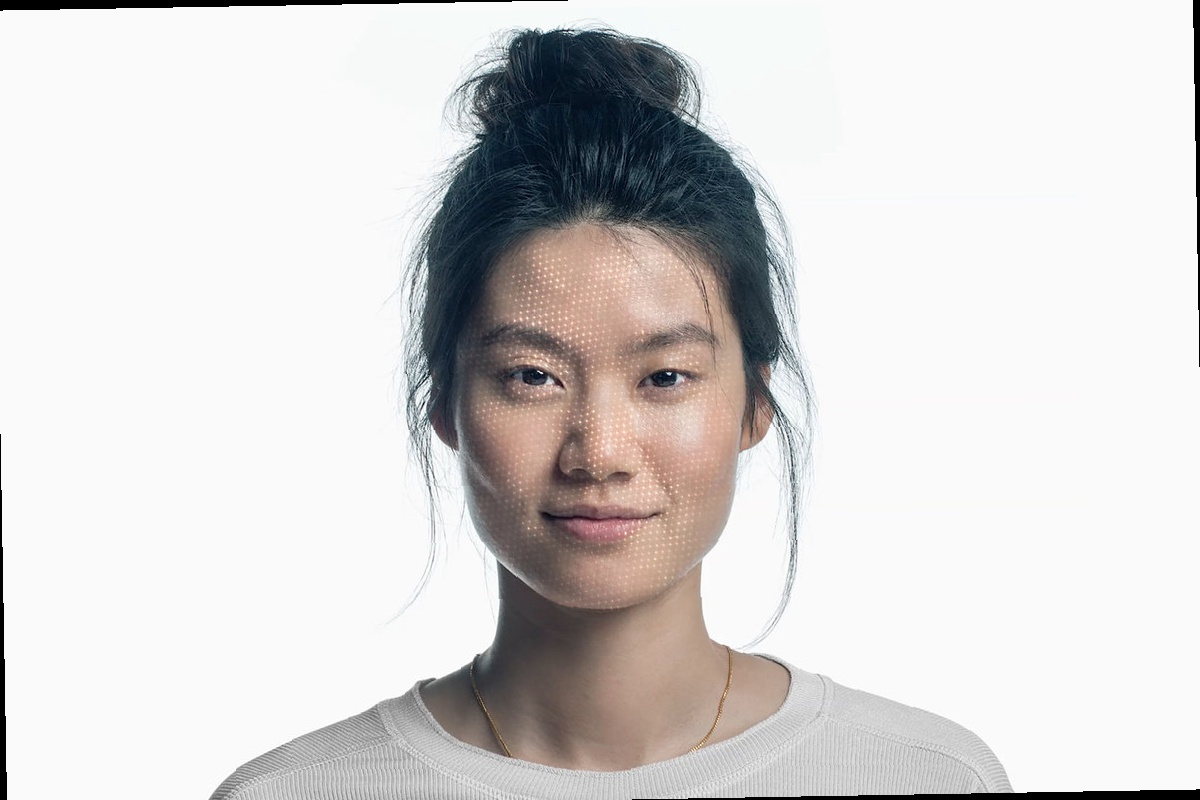
#> input picture images/src_a_img.jpg, 1200 x 800 px
$ jupyter execute --allow-errors morphing.ipynb
#> lines starting #> are read from the running program, lines starting #| are printed output that depends on the picture
[cell 1]
import numpy as np
import cv2
import matplotlib.pyplot as plt
from ipynb.fs.full.pts import myPts
from ipynb.fs.full.inTriangle import inTriangle
from ipynb.fs.full.alphabeta import alphabeta
from ipynb.fs.full.sdpoints import sdpoints

[cell 2]
cv2.destroyAllWindows()
src =[]
des=[]
p = []
color = (0,0,255)
thickness = 3

[cell 3]
srcimg = cv2.imread('images/src_a_img.jpg')
#> srcimg is the input picture: shape (800, 1200, 3); mean B, G, R 212.3, 212.9, 215.3
desimg = cv2.imread('images/des_a_img.jpg')
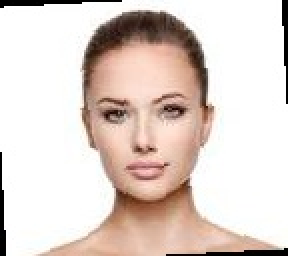
#> input picture images/des_a_img.jpg, 144 x 128 px (shown 2 times larger)
#> desimg is the input picture: shape (128, 144, 3); mean B, G, R 203.3, 210.3, 224.3

srcimg1 = cv2.resize(srcimg,(500,500))
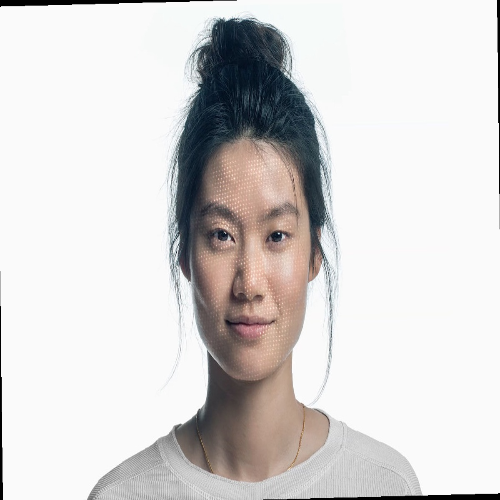
#> srcimg1: shape (500, 500, 3); mean B, G, R 212.2, 212.9, 215.2
desimg1 = cv2.resize(desimg,(500,500))
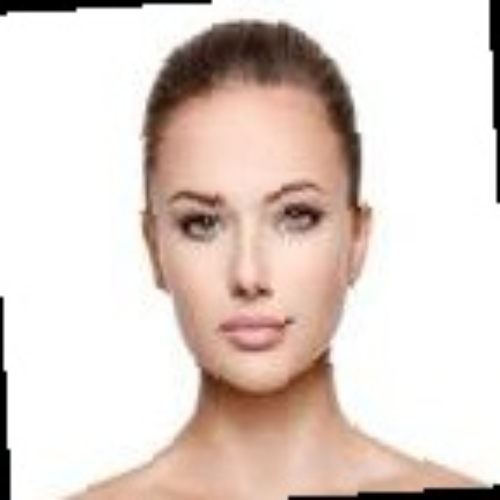
#> desimg1: shape (500, 500, 3); mean B, G, R 203.2, 210.2, 224.2
srcimg2 = cv2.resize(srcimg,(500,500))
desimg2 = cv2.resize(desimg,(500,500))

#> (a cell that did not finish here is left out)

#> (a cell that did not finish here is left out)

#> (a cell that did not finish here is left out)

[cell 7]
print(src)
print(des)

#> (a cell that did not finish here is left out)

[cell 9]
while(1):
        cv2.imshow("Source Lines",srcimg2)
        k = cv2.waitKey(20) & 0xFF
#> (key Esc is pressed here)
